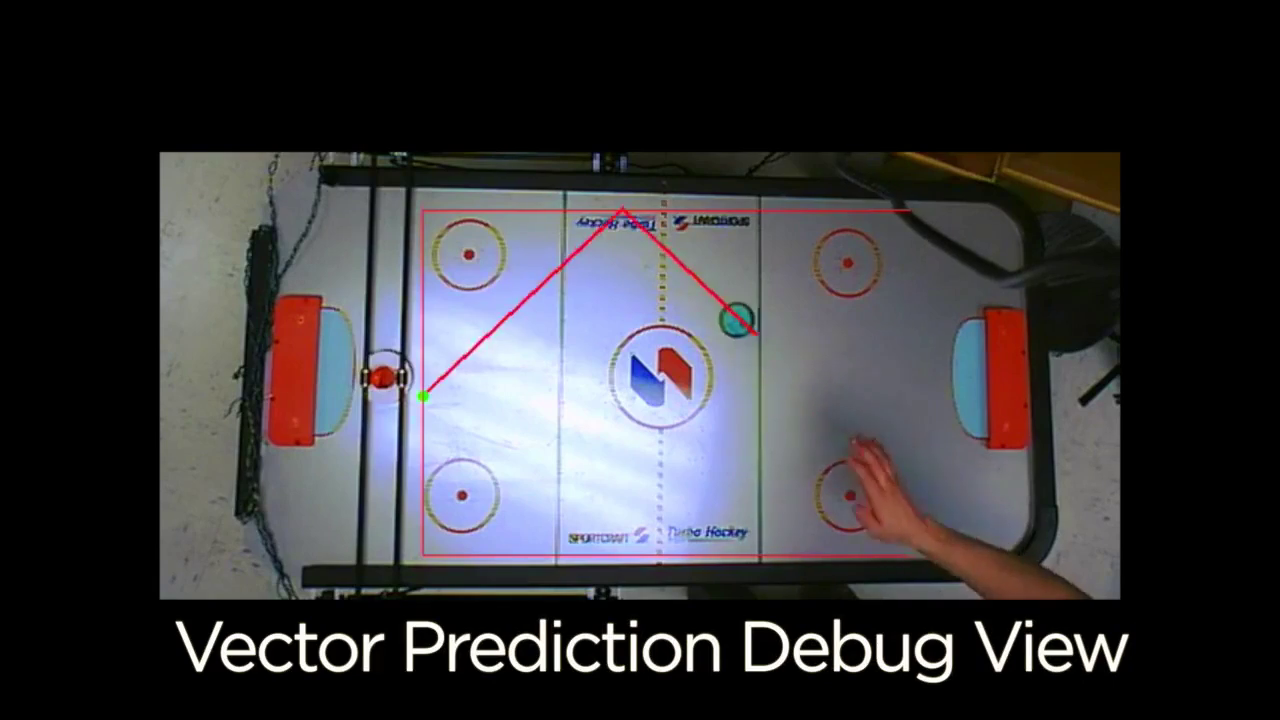
//> input picture frame 36 of AirHockey.mp4, 1280 x 720 px
$ ./ps2   (built with g++ and OpenCV 4)
//> lines starting //> are read from the running program, lines starting //| are printed output that depends on the picture; after the words box and inside, x2 and y2 are one past the last pixel; in counts of white or black regions, pixels touching at a corner belong together
#include <stdio.h>
#include "opencv2/highgui/highgui.hpp"
#include "opencv2/imgproc/imgproc.hpp"
#include "opencv2/core/core.hpp"

using namespace std;
using namespace cv;

int m(int,int,Mat);
int n(int,int,Mat);

int main()
{

	int i,j,cx,cy,flag=0,cxt,cyt,vy,vx;
	//float r1,g1,b1;
	Mat img,temp;

	VideoCapture vid("AirHockey.mp4");

	  vector <vector<Point> > contours;
	  vector <vector<Point> > contourst;
  	  vector <Vec4i> hierarchy;
  	  Moments m1;
  	  Moments m2;

while (1)
{

vid>>img;
//> img is the input picture: 720 rows x 1280 cols, CV_8UC3; mean B, G, R 59.1, 55.5, 56.7

Mat himg;
Mat ans(img.rows,img.cols,CV_8UC1,Scalar(0));

cvtColor(img,himg,CV_RGB2HSV);
//> himg: 720 rows x 1280 cols, CV_8UC3; mean H, S, V 30.8, 35.3, 64.9
Mat result(himg.rows,himg.cols,CV_8UC1,Scalar(0));
Mat fres(result.rows,result.cols,CV_8UC1,Scalar(0));

namedWindow("win",WINDOW_NORMAL);
namedWindow("win1",WINDOW_NORMAL);
namedWindow("winedge",WINDOW_NORMAL);

imshow("win1",himg);

for(i=0;i<himg.rows;i++)
{
	for(j=0;j<himg.cols;j++)
	{
		if(himg.at<Vec3b>(i,j)[2]>=40&&himg.at<Vec3b>(i,j)[2]<=243&&himg.at<Vec3b>(i,j)[1]>=105&&himg.at<Vec3b>(i,j)[1]<=255&&himg.at<Vec3b>(i,j)[0]>=0&&himg.at<Vec3b>(i,j)[0]<=45) fres.at<uchar>(i,j)={255};
		else fres.at<uchar>(i,j)={0};
	}

}
//> fres: 720 rows x 1280 cols, CV_8UC1; 0.82% white; 113 white regions (93 under 20 px), largest, box (x1, y1, x2, y2) and area: (956, 324, 984, 436) 2564, (320, 312, 346, 430) 2105, (631, 355, 664, 406) 958

for(i=1;i<fres.rows-1;i++)
	{
		for(j=1;j<fres.cols-1;j++)
		{
			result.at<uchar>(i,j)=m(i,j,fres);
		}
	}
//> result: 720 rows x 1280 cols, CV_8UC1; 1.3% white; 53 white regions (7 under 20 px), largest, box (x1, y1, x2, y2) and area: (954, 322, 985, 439) 3036, (318, 310, 347, 431) 2641, (629, 353, 665, 407) 1282

	for(i=1;i<fres.rows-1;i++)
	{
		for(j=1;j<fres.cols-1;j++)
		{
			fres.at<uchar>(i,j)=m(i,j,result);
		}
	}
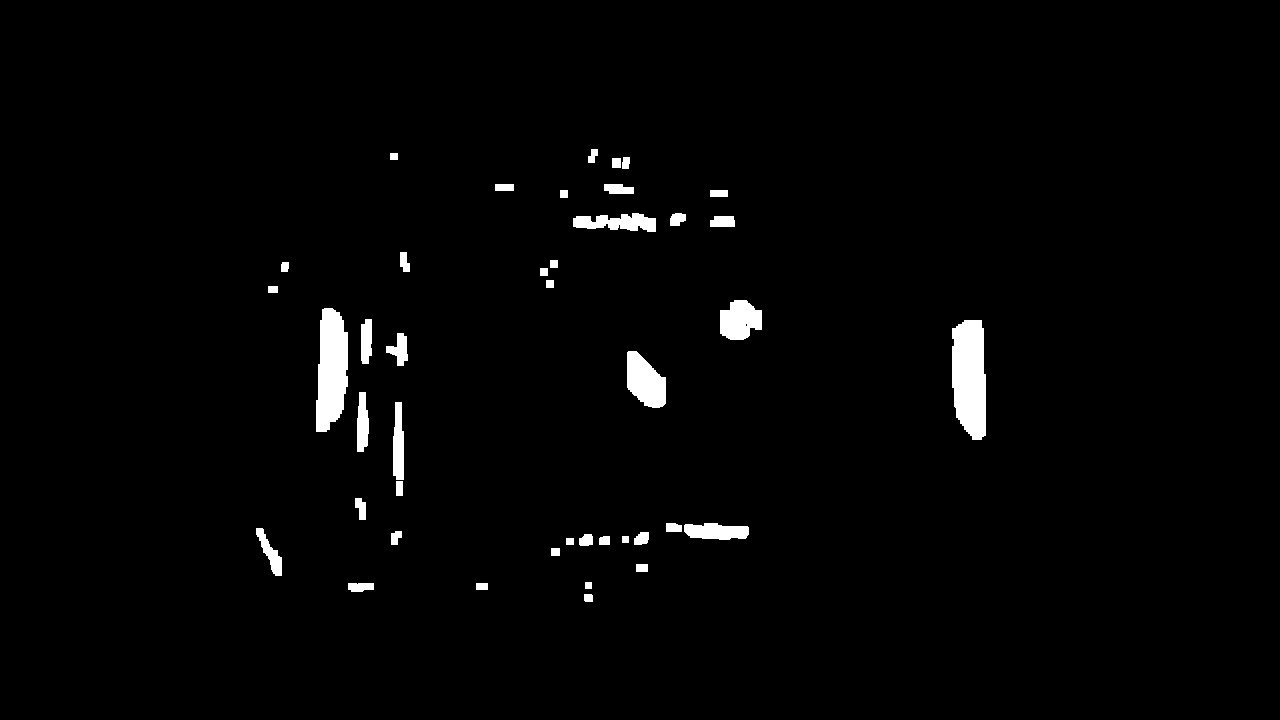
//> fres: 720 rows x 1280 cols, CV_8UC1; 1.9% white; 42 white regions, largest, box (x1, y1, x2, y2) and area: (952, 320, 986, 440) 3495, (316, 308, 348, 432) 3113, (627, 351, 666, 408) 1561

	for(i=1;i<fres.rows-1;i++)
	{
		for(j=1;j<fres.cols-1;j++)
		{
			result.at<uchar>(i,j)=n(i,j,fres);
		}
	}
//> result: 720 rows x 1280 cols, CV_8UC1; 1.4% white; 42 white regions (2 under 20 px), largest, box (x1, y1, x2, y2) and area: (953, 321, 984, 438) 3036, (317, 309, 346, 430) 2648, (628, 352, 664, 406) 1282

	for(i=1;i<fres.rows-1;i++)
	{
		for(j=1;j<fres.cols-1;j++)
		{
			fres.at<uchar>(i,j)=n(i,j,result);
		}
	}
//> fres: 720 rows x 1280 cols, CV_8UC1; 0.91% white; 58 white regions (37 under 20 px), largest, box (x1, y1, x2, y2) and area: (954, 322, 982, 436) 2595, (318, 310, 344, 428) 2201, (629, 353, 662, 404) 1021

	Canny(fres,result,50,150,3);
//> result: 720 rows x 1280 cols, CV_8UC1; 0.22% white in thin lines or dots, all inside (x1, y1, x2, y2) = (257, 150, 982, 598)

	imshow("winedge",result);

	for(i=1;i<fres.rows-1;i++)
	{
		for(j=1;j<fres.cols-1;j++)
		{
			fres.at<uchar>(i,j)=m(i,j,result);
		}
	}
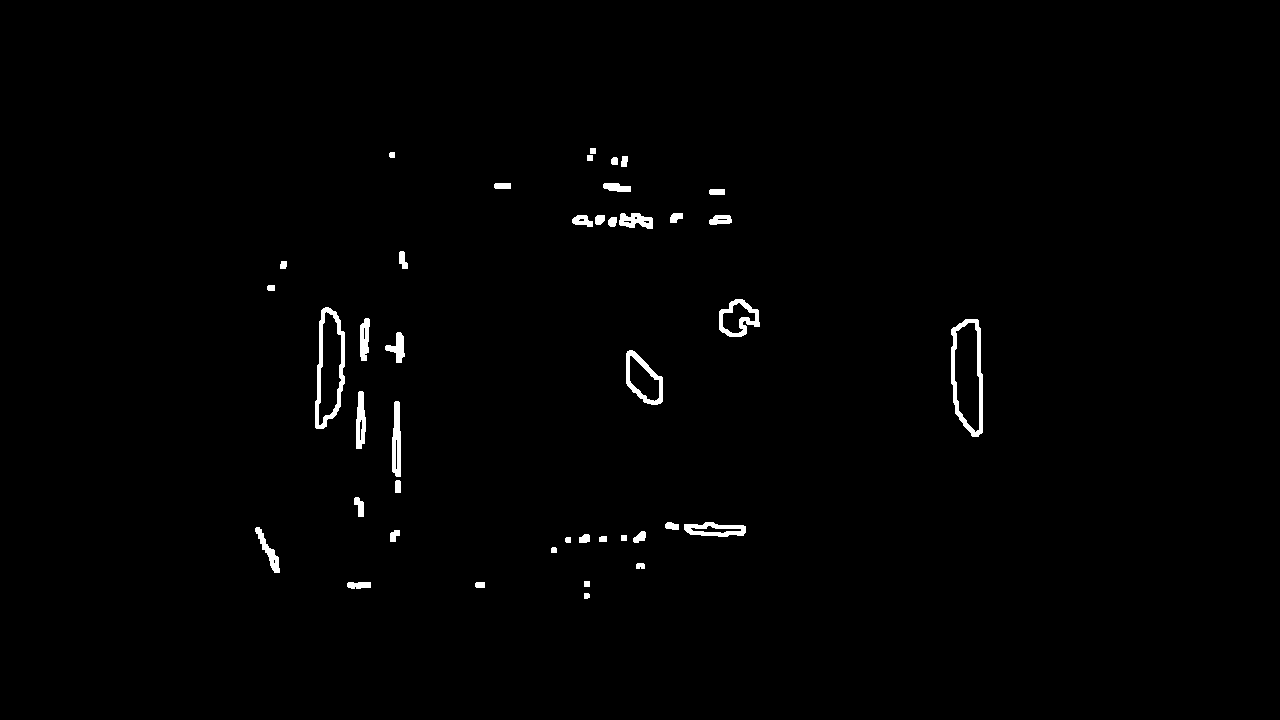
//> fres: 720 rows x 1280 cols, CV_8UC1; 0.96% white; 42 white regions, largest, box (x1, y1, x2, y2) and area: (315, 307, 345, 429) 1126, (951, 319, 983, 437) 1110, (626, 350, 663, 405) 643

	for(i=1;i<fres.rows-1;i++)
	{
		for(j=1;j<fres.cols-1;j++)
		{
			result.at<uchar>(i,j)=m(i,j,fres);
		}
	}
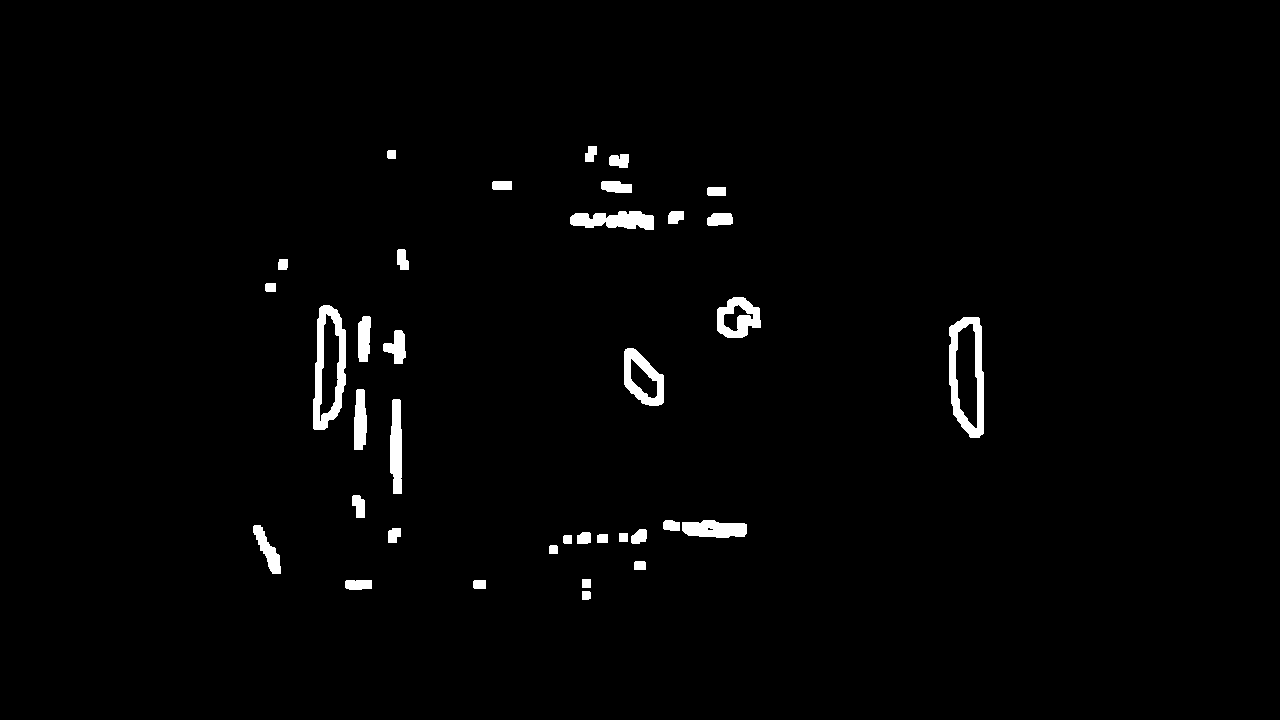
//> result: 720 rows x 1280 cols, CV_8UC1; 1.7% white; 36 white regions

	// [7 lines of commented-out code are left out]

	findContours(fres,contours, hierarchy, CV_RETR_TREE, CV_CHAIN_APPROX_SIMPLE, Point(0, 0) );
//> contours = 56 contours, 6 with area under 20; largest, box (x1, y1, x2, y2) and area: (951, 319, 983, 437) 3026, (315, 307, 345, 429) 2656, (954, 322, 980, 433) 2160, (318, 311, 342, 426) 1780, (626, 350, 663, 405) 1292

	Mat contour(result.rows,result.cols,CV_8UC1,Scalar(0));

	double area;

	for(i=0;i<contours.size();i++)
	{
		m1=moments(contours[i]);

		area=contourArea(contours[i]);
		cx = (int)(m1.m10/m1.m00);
		cy = (int)(m1.m01/m1.m00);

    	if(area>150&&area<900&&(cy<520)&&cy>235&&cx>410)//||(area>600&&area<1100))
    	{
    		printf("\n %lf\n",area);

    		if(cx>625&&cx<665&&cy>350&&cy<400)continue;
    		else drawContours(contour,contours,i, 255, 2, 8);

    		//break;
    	}

    }
//> this loop made 56 passes
//> (area, cx, cy) on passes 1 to 8: (23, 586, 595), (44, 479, 584), (117, 358, 584), (25, 586, 583), (36, 640, 565), (24, 553, 549), (24, 567, 539), (33.5, 602, 538)
//> (printed output is left out)
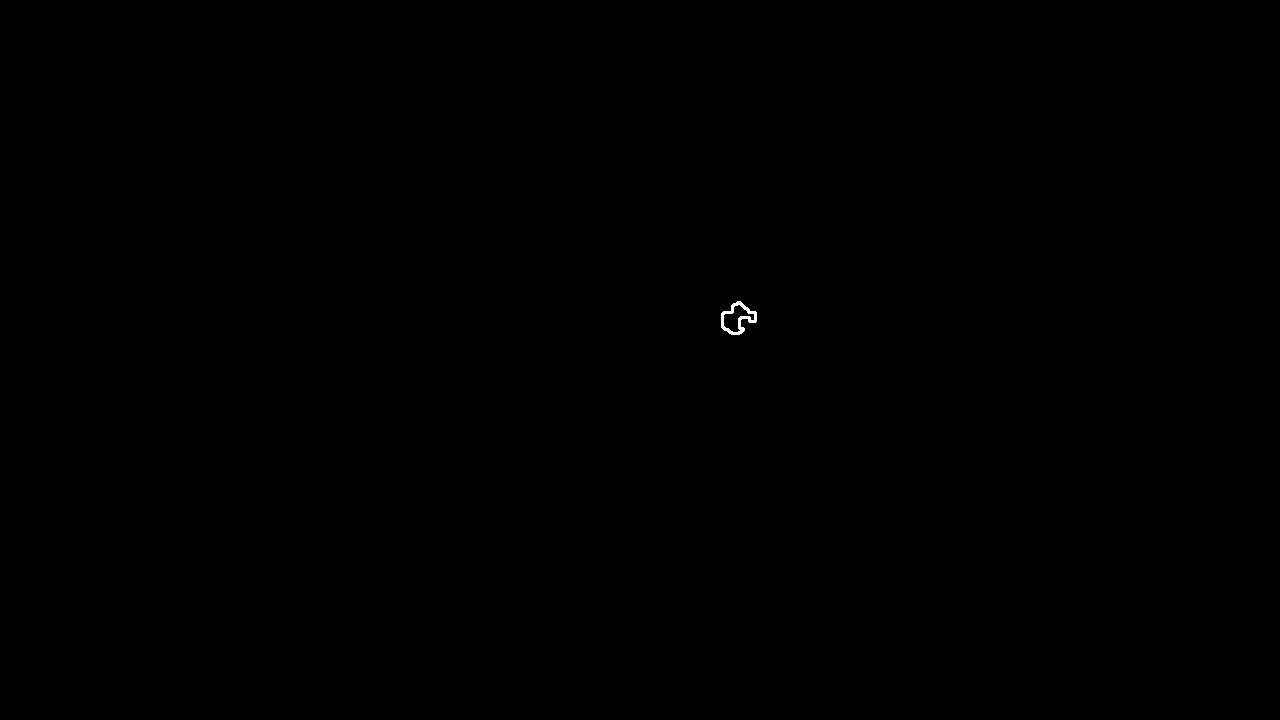
//> contour: 720 rows x 1280 cols, CV_8UC1; 0.04% white; 1 white region

    printf("\n%d\n",(int)contourst.size());
   // contourst.reserve(contours.size());

    printf("\n%d\n",(int)contourst.size());
    printf("\n%d\n",(int)contours.size());
//| 56

    if(flag==0)
    {
    	contourst=contours;
//> contourst has the same summary as contours

    	//for(i=0;i<contours.size();i++) contourst[i].push_back(contours[i]);
    		printf("\n%d\n",(int)contourst.size());
//| 56

    }

	printf("\n%d\n",(int)contourst.size());
//| 56
	printf("yes");

    if(flag==1)
    {


    		for(i=0;i<contours.size();i++)
	    	{

	    		if(area>150&&area<900)//&&(cy<520)&&cy>235&&cx>410)
    			{

	    		m1=moments(contours[i]);
	    		m2=moments(contourst[i]);

	    		cx = (int)(m1.m10/m1.m00);
				cy = (int)(m1.m01/m1.m00);

				cxt = (int)(m2.m10/m2.m00);
				cyt = (int)(m2.m01/m2.m00);

				if(cy<520&&cyt<520&&cy>235&&cyt>235&&cx>140&&cxt>140)
				{
					if(cx>625&&cx<665&&cy>350&&cy<400&&cxt>625&&cxt<665&&cyt>350&&cyt<400)
					{
						if(cxt>cx)
						{
							vx=cxt-cx;
							vy=cyt-cy;

							if(vy>0)
							{
								if((140-cx)*vy/vx<520-cy)  ans.at<uchar>((cx-140)*vy/vx+cy,140)=255;
								else
								{
									ans.at<uchar>(520-(cx-140-(vx*(520-cy)/vy)),140)=255;
								}
							}

							else
							{
								if((140-cx)*(-vy)/vx<cy-235)  ans.at<uchar>(cy-(cx-140)*(-vy)/vx,140)=255;
								else
								{
									ans.at<uchar>(235-(cx-140-(vx*(235-cy)/(-vy))),140)=255;
								}
							}
						}
					}
				}
	    		}
    		}

    	for(i=0;i<contours.size();i++) contourst=contours;//contourst[i].push_back(contours[i]);
    }


	imshow("win",contour);
	imshow("answer",ans);
	waitKey(0);
	printf("*************************************************************************************************************************************************\n");

	contour.copyTo(temp);
	flag=1;
}
	waitKey(0);


	return 0;
}


int m(int x,int y,Mat t)
{

	int i,j;

	for(i=-1;i<3;i++)
	for(j=-1;j<3;j++)
	{

		if (t.at<uchar>(x+i,y+j)==255) return 255;
	}

return 0;

}

int n(int x, int y,Mat t)
{

	int i,j;

	for(i=-1;i<3;i++)
	for(j=-1;j<3;j++)
	{

		if (t.at<uchar>(x+i,y+j)==0) return 0;
	}

return 255;
}

$ run again, starting later in the video
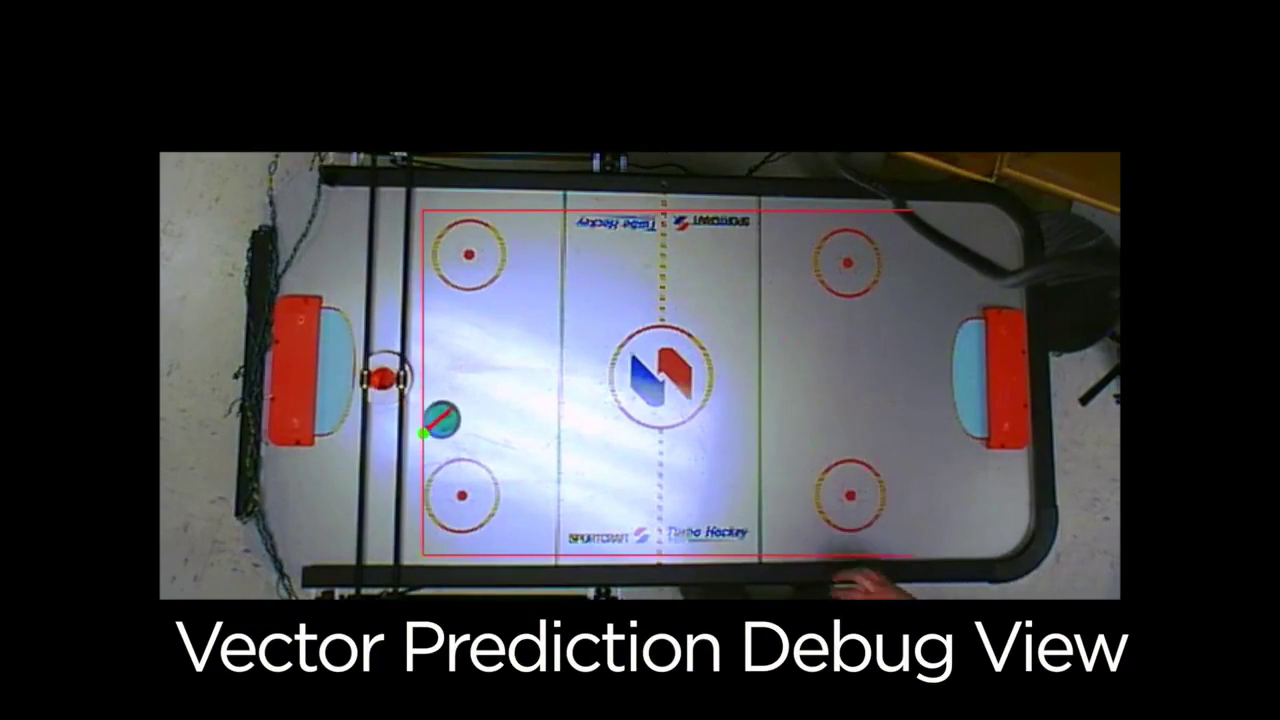
//> input picture frame 163 of AirHockey.mp4, 1280 x 720 px
//> img is the input picture: 720 rows x 1280 cols, CV_8UC3; mean B, G, R 60.8, 57.1, 57.3
//> himg: 720 rows x 1280 cols, CV_8UC3; mean H, S, V 29, 31.7, 65.5
//> after the loop `for(i=1;i<fres.rows-1;i++)`:
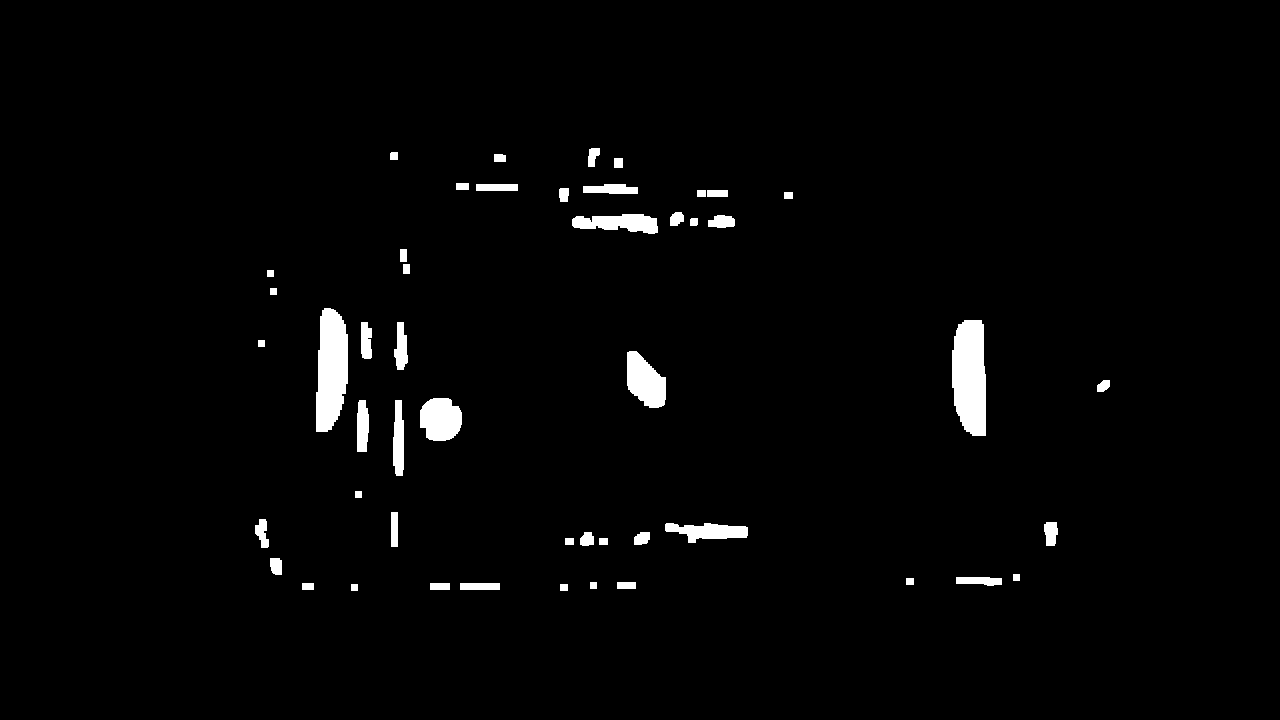
//> fres: 720 rows x 1280 cols, CV_8UC1; 2.1% white; 49 white regions, largest, box (x1, y1, x2, y2) and area: (952, 320, 986, 436) 3384, (316, 308, 348, 432) 3173, (627, 351, 666, 408) 1543
//> after the loop `for(i=1;i<fres.rows-1;i++)`:
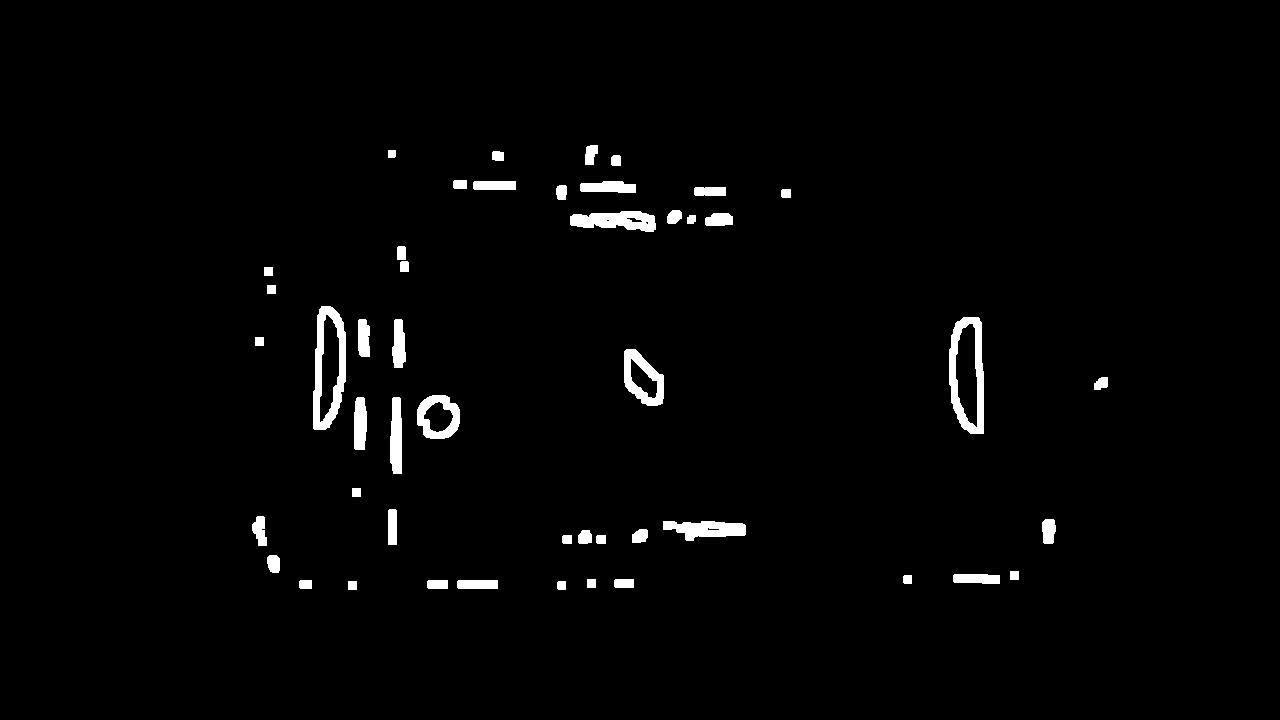
//> result: 720 rows x 1280 cols, CV_8UC1; 1.9% white; 48 white regions
//> contours = 65 contours, 7 with area under 20; largest, box (x1, y1, x2, y2) and area: (951, 319, 983, 433) 2929, (315, 308, 345, 429) 2712, (954, 322, 980, 430) 2100, (318, 312, 342, 426) 1842, (626, 351, 663, 405) 1267
//> the loop `for(i=0;i<contours.size();i++)` made 65 passes
//> (area, cx, cy) on passes 1 to 8: (24, 561, 585), (25, 352, 585), (184, 477, 584), (84, 437, 584), (44, 305, 584), (79, 624, 583), (25, 591, 583), (24, 907, 579)
//> (printed output is left out)
//| 65
//> contourst has the same summary as contours
//| 65
//| 65
